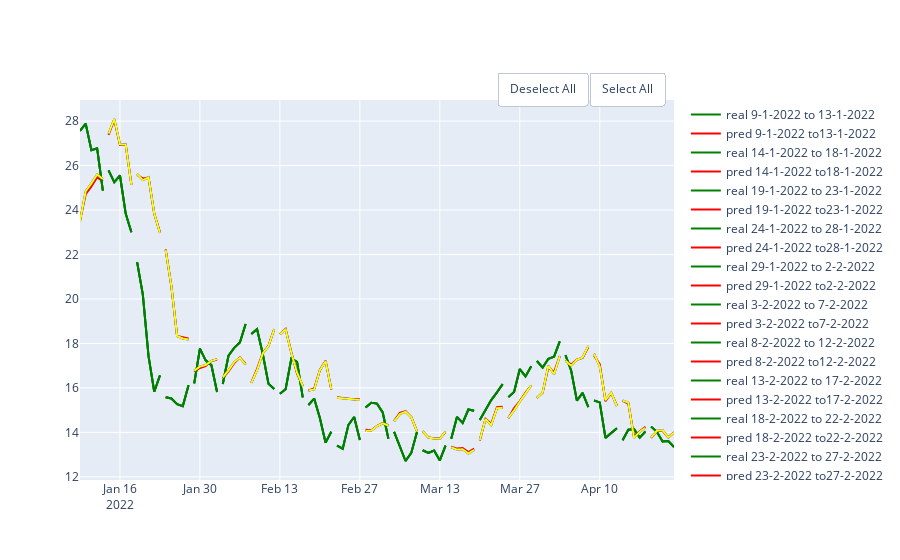

The code cell stored with this chart in its notebook:
### Code cell
rf_5 = RandomForestRegressor(random_state=10,criterion='mae', max_depth=5)
rf_20 = RandomForestRegressor(random_state=10,criterion='mae', max_depth=20)
rf_50 = RandomForestRegressor(random_state=10,criterion='mae', max_depth=50)
df = pd.DataFrame(columns = ['MAE', 'MSE','RMSE', 'R2'], index = ['5','20', '50'])
show_results(df, df_link,'close',100,5,rf_5, rf_20,rf_50)

### Figure 1 — Plotly figure (JSON) as saved in the notebook; plotly's stock layout.template omitted (floating-point values rounded to 4 significant figures)
{"data": [{"line": {"color": "green"}, "mode": "lines", "name": "real 9-1-2022 to 13-1-2022", "type": "scatter", "x": ["2022-01-09T00:00:00", "2022-01-10T00:00:00", "2022-01-11T00:00:00", "2022-01-12T00:00:00", "2022-01-13T00:00:00"], "y": [27.57, 27.88, 26.69, 26.78, 24.87]}, {"line": {"color": "red"}, "mode": "lines", "name": "pred 9-1-2022 to13-1-2022", "type": "scatter", "x": ["2022-01-09T00:00:00", "2022-01-10T00:00:00", "2022-01-11T00:00:00", "2022-01-12T00:00:00", "2022-01-13T00:00:00"], "y": [23.53, 24.71, 25.06, 25.48, 25.29]}, {"line": {"color": "green"}, "mode": "lines", "name": "real 14-1-2022 to 18-1-2022", "type": "scatter", "x": ["2022-01-14T00:00:00", "2022-01-15T00:00:00", "2022-01-16T00:00:00", "2022-01-17T00:00:00", "2022-01-18T00:00:00"], "y": [25.78, 25.25, 25.55, 23.84, 23.0]}, {"line": {"color": "red"}, "mode": "lines", "name": "pred 14-1-2022 to18-1-2022", "type": "scatter", "x": ["2022-01-14T00:00:00", "2022-01-15T00:00:00", "2022-01-16T00:00:00", "2022-01-17T00:00:00", "2022-01-18T00:00:00"], "y": [27.38, 28.05, 26.93, 26.95, 25.16]}, {"line": {"color": "green"}, "mode": "lines", "name": "real 19-1-2022 to 23-1-2022", "type": "scatter", "x": ["2022-01-19T00:00:00", "2022-01-20T00:00:00", "2022-01-21T00:00:00", "2022-01-22T00:00:00", "2022-01-23T00:00:00"], "y": [21.65, 20.2, 17.43, 15.83, 16.57]}, {"line": {"color": "red"}, "mode": "lines", "name": "pred 19-1-2022 to23-1-2022", "type": "scatter", "x": ["2022-01-19T00:00:00", "2022-01-20T00:00:00", "2022-01-21T00:00:00", "2022-01-22T00:00:00", "2022-01-23T00:00:00"], "y": [25.58, 25.42, 25.47, 23.83, 23.01]}, {"line": {"color": "green"}, "mode": "lines", "name": "real 24-1-2022 to 28-1-2022", "type": "scatter", "x": ["2022-01-24T00:00:00", "2022-01-25T00:00:00", "2022-01-26T00:00:00", "2022-01-27T00:00:00", "2022-01-28T00:00:00"], "y": [15.58, 15.53, 15.27, 15.18, 16.12]}, {"line": {"color": "red"}, "mode": "lines", "name": "pred 24-1-2022 to28-1-2022", "type": "scatter", "x": ["2022-01-24T00:00:00", "2022-01-25T00:00:00", "2022-01-26T00:00:00", "2022-01-27T00:00:00", "2022-01-28T00:00:00"], "y": [22.23, 20.55, 18.34, 18.26, 18.22]}, {"line": {"color": "green"}, "mode": "lines", "name": "real 29-1-2022 to 2-2-2022", "type": "scatter", "x": ["2022-01-29T00:00:00", "2022-01-30T00:00:00", "2022-01-31T00:00:00", "2022-02-01T00:00:00", "2022-02-02T00:00:00"], "y": [16.21, 17.77, 17.24, 17.02, 15.82]}, {"line": {"color": "red"}, "mode": "lines", "name": "pred 29-1-2022 to2-2-2022", "type": "scatter", "x": ["2022-01-29T00:00:00", "2022-01-30T00:00:00", "2022-01-31T00:00:00", "2022-02-01T00:00:00", "2022-02-02T00:00:00"], "y": [16.73, 16.9, 16.98, 17.21, 17.28]}, {"line": {"color": "green"}, "mode": "lines", "name": "real 3-2-2022 to 7-2-2022", "type": "scatter", "x": ["2022-02-03T00:00:00", "2022-02-04T00:00:00", "2022-02-05T00:00:00", "2022-02-06T00:00:00", "2022-02-07T00:00:00"], "y": [16.18, 17.45, 17.8, 18.04, 18.88]}, {"line": {"color": "red"}, "mode": "lines", "name": "pred 3-2-2022 to7-2-2022", "type": "scatter", "x": ["2022-02-03T00:00:00", "2022-02-04T00:00:00", "2022-02-05T00:00:00", "2022-02-06T00:00:00", "2022-02-07T00:00:00"], "y": [16.44, 16.74, 17.11, 17.37, 17.08]}, {"line": {"color": "green"}, "mode": "lines", "name": "real 8-2-2022 to 12-2-2022", "type": "scatter", "x": ["2022-02-08T00:00:00", "2022-02-09T00:00:00", "2022-02-10T00:00:00", "2022-02-11T00:00:00", "2022-02-12T00:00:00"], "y": [18.43, 18.64, 17.53, 16.18, 15.95]}, {"line": {"color": "red"}, "mode": "lines", "name": "pred 8-2-2022 to12-2-2022", "type": "scatter", "x": ["2022-02-08T00:00:00", "2022-02-09T00:00:00", "2022-02-10T00:00:00", "2022-02-11T00:00:00", "2022-02-12T00:00:00"], "y": [16.24, 16.86, 17.57, 17.89, 18.64]}, {"line": {"color": "green"}, "mode": "lines", "name": "real 13-2-2022 to 17-2-2022", "type": "scatter", "x": ["2022-02-13T00:00:00", "2022-02-14T00:00:00", "2022-02-15T00:00:00", "2022-02-16T00:00:00", "2022-02-17T00:00:00"], "y": [15.74, 15.94, 17.32, 17.17, 15.57]}, {"line": {"color": "red"}, "mode": "lines", "name": "pred 13-2-2022 to17-2-2022", "type": "scatter", "x": ["2022-02-13T00:00:00", "2022-02-14T00:00:00", "2022-02-15T00:00:00", "2022-02-16T00:00:00", "2022-02-17T00:00:00"], "y": [18.42, 18.66, 17.6, 16.64, 16.08]}, {"line": {"color": "green"}, "mode": "lines", "name": "real 18-2-2022 to 22-2-2022", "type": "scatter", "x": ["2022-02-18T00:00:00", "2022-02-19T00:00:00", "2022-02-20T00:00:00", "2022-02-21T00:00:00", "2022-02-22T00:00:00"], "y": [15.23, 15.52, 14.65, 13.54, 14.03]}, {"line": {"color": "red"}, "mode": "lines", "name": "pred 18-2-2022 to22-2-2022", "type": "scatter", "x": ["2022-02-18T00:00:00", "2022-02-19T00:00:00", "2022-02-20T00:00:00", "2022-02-21T00:00:00", "2022-02-22T00:00:00"], "y": [15.88, 15.98, 16.81, 17.23, 15.93]}, {"line": {"color": "green"}, "mode": "lines", "name": "real 23-2-2022 to 27-2-2022", "type": "scatter", "x": ["2022-02-23T00:00:00", "2022-02-24T00:00:00", "2022-02-25T00:00:00", "2022-02-26T00:00:00", "2022-02-27T00:00:00"], "y": [13.41, 13.27, 14.34, 14.69, 13.65]}, {"line": {"color": "red"}, "mode": "lines", "name": "pred 23-2-2022 to27-2-2022", "type": "scatter", "x": ["2022-02-23T00:00:00", "2022-02-24T00:00:00", "2022-02-25T00:00:00", "2022-02-26T00:00:00", "2022-02-27T00:00:00"], "y": [15.58, 15.57, 15.52, 15.49, 15.49]}, {"line": {"color": "green"}, "mode": "lines", "name": "real 28-2-2022 to 4-3-2022", "type": "scatter", "x": ["2022-02-28T00:00:00", "2022-03-01T00:00:00", "2022-03-02T00:00:00", "2022-03-03T00:00:00", "2022-03-04T00:00:00"], "y": [15.12, 15.33, 15.29, 14.9, 13.71]}, {"line": {"color": "red"}, "mode": "lines", "name": "pred 28-2-2022 to4-3-2022", "type": "scatter", "x": ["2022-02-28T00:00:00", "2022-03-01T00:00:00", "2022-03-02T00:00:00", "2022-03-03T00:00:00", "2022-03-04T00:00:00"], "y": [14.12, 14.1, 14.29, 14.42, 14.32]}, {"line": {"color": "green"}, "mode": "lines", "name": "real 5-3-2022 to 9-3-2022", "type": "scatter", "x": ["2022-03-05T00:00:00", "2022-03-06T00:00:00", "2022-03-07T00:00:00", "2022-03-08T00:00:00", "2022-03-09T00:00:00"], "y": [14.02, 13.34, 12.71, 13.08, 14.02]}, {"line": {"color": "red"}, "mode": "lines", "name": "pred 5-3-2022 to9-3-2022", "type": "scatter", "x": ["2022-03-05T00:00:00", "2022-03-06T00:00:00", "2022-03-07T00:00:00", "2022-03-08T00:00:00", "2022-03-09T00:00:00"], "y": [14.52, 14.88, 14.96, 14.69, 14.06]}, {"line": {"color": "green"}, "mode": "lines", "name": "real 10-3-2022 to 14-3-2022", "type": "scatter", "x": ["2022-03-10T00:00:00", "2022-03-11T00:00:00", "2022-03-12T00:00:00", "2022-03-13T00:00:00", "2022-03-14T00:00:00"], "y": [13.2, 13.08, 13.19, 12.74, 13.4]}, {"line": {"color": "red"}, "mode": "lines", "name": "pred 10-3-2022 to14-3-2022", "type": "scatter", "x": ["2022-03-10T00:00:00", "2022-03-11T00:00:00", "2022-03-12T00:00:00", "2022-03-13T00:00:00", "2022-03-14T00:00:00"], "y": [14.04, 13.77, 13.74, 13.72, 14.02]}, {"line": {"color": "green"}, "mode": "lines", "name": "real 15-3-2022 to 19-3-2022", "type": "scatter", "x": ["2022-03-15T00:00:00", "2022-03-16T00:00:00", "2022-03-17T00:00:00", "2022-03-18T00:00:00", "2022-03-19T00:00:00"], "y": [13.71, 14.7, 14.42, 15.03, 14.98]}, {"line": {"color": "red"}, "mode": "lines", "name": "pred 15-3-2022 to19-3-2022", "type": "scatter", "x": ["2022-03-15T00:00:00", "2022-03-16T00:00:00", "2022-03-17T00:00:00", "2022-03-18T00:00:00", "2022-03-19T00:00:00"], "y": [13.36, 13.27, 13.3, 13.11, 13.27]}, {"line": {"color": "green"}, "mode": "lines", "name": "real 20-3-2022 to 24-3-2022", "type": "scatter", "x": ["2022-03-20T00:00:00", "2022-03-21T00:00:00", "2022-03-22T00:00:00", "2022-03-23T00:00:00", "2022-03-24T00:00:00"], "y": [14.55, 15.01, 15.45, 15.8, 16.17]}, {"line": {"color": "red"}, "mode": "lines", "name": "pred 20-3-2022 to24-3-2022", "type": "scatter", "x": ["2022-03-20T00:00:00", "2022-03-21T00:00:00", "2022-03-22T00:00:00", "2022-03-23T00:00:00", "2022-03-24T00:00:00"], "y": [13.64, 14.61, 14.39, 15.13, 15.15]}, {"line": {"color": "green"}, "mode": "lines", "name": "real 25-3-2022 to 29-3-2022", "type": "scatter", "x": ["2022-03-25T00:00:00", "2022-03-26T00:00:00", "2022-03-27T00:00:00", "2022-03-28T00:00:00", "2022-03-29T00:00:00"], "y": [15.58, 15.82, 16.85, 16.52, 16.97]}, {"line": {"color": "red"}, "mode": "lines", "name": "pred 25-3-2022 to29-3-2022", "type": "scatter", "x": ["2022-03-25T00:00:00", "2022-03-26T00:00:00", "2022-03-27T00:00:00", "2022-03-28T00:00:00", "2022-03-29T00:00:00"], "y": [14.64, 15.1, 15.41, 15.79, 16.11]}, {"line": {"color": "green"}, "mode": "lines", "name": "real 30-3-2022 to 3-4-2022", "type": "scatter", "x": ["2022-03-30T00:00:00", "2022-03-31T00:00:00", "2022-04-01T00:00:00", "2022-04-02T00:00:00", "2022-04-03T00:00:00"], "y": [17.21, 16.91, 17.31, 17.4, 18.09]}, {"line": {"color": "red"}, "mode": "lines", "name": "pred 30-3-2022 to3-4-2022", "type": "scatter", "x": ["2022-03-30T00:00:00", "2022-03-31T00:00:00", "2022-04-01T00:00:00", "2022-04-02T00:00:00", "2022-04-03T00:00:00"], "y": [15.56, 15.78, 16.93, 16.71, 17.44]}, {"line": {"color": "green"}, "mode": "lines", "name": "real 4-4-2022 to 8-4-2022", "type": "scatter", "x": ["2022-04-04T00:00:00", "2022-04-05T00:00:00", "2022-04-06T00:00:00", "2022-04-07T00:00:00", "2022-04-08T00:00:00"], "y": [17.47, 16.77, 15.43, 15.78, 15.14]}, {"line": {"color": "red"}, "mode": "lines", "name": "pred 4-4-2022 to8-4-2022", "type": "scatter", "x": ["2022-04-04T00:00:00", "2022-04-05T00:00:00", "2022-04-06T00:00:00", "2022-04-07T00:00:00", "2022-04-08T00:00:00"], "y": [17.23, 17.05, 17.27, 17.35, 17.84]}, {"line": {"color": "green"}, "mode": "lines", "name": "real 9-4-2022 to 13-4-2022", "type": "scatter", "x": ["2022-04-09T00:00:00", "2022-04-10T00:00:00", "2022-04-11T00:00:00", "2022-04-12T00:00:00", "2022-04-13T00:00:00"], "y": [15.43, 15.35, 13.75, 13.97, 14.18]}, {"line": {"color": "red"}, "mode": "lines", "name": "pred 9-4-2022 to13-4-2022", "type": "scatter", "x": ["2022-04-09T00:00:00", "2022-04-10T00:00:00", "2022-04-11T00:00:00", "2022-04-12T00:00:00", "2022-04-13T00:00:00"], "y": [17.45, 17.07, 15.4, 15.77, 15.21]}, {"line": {"color": "green"}, "mode": "lines", "name": "real 14-4-2022 to 18-4-2022", "type": "scatter", "x": ["2022-04-14T00:00:00", "2022-04-15T00:00:00", "2022-04-16T00:00:00", "2022-04-17T00:00:00", "2022-04-18T00:00:00"], "y": [13.65, 14.12, 14.15, 13.76, 14.04]}, {"line": {"color": "red"}, "mode": "lines", "name": "pred 14-4-2022 to18-4-2022", "type": "scatter", "x": ["2022-04-14T00:00:00", "2022-04-15T00:00:00", "2022-04-16T00:00:00", "2022-04-17T00:00:00", "2022-04-18T00:00:00"], "y": [15.42, 15.3, 13.83, 14.06, 14.25]}, {"line": {"color": "green"}, "mode": "lines", "name": "real 19-4-2022 to 23-4-2022", "type": "scatter", "x": ["2022-04-19T00:00:00", "2022-04-20T00:00:00", "2022-04-21T00:00:00", "2022-04-22T00:00:00", "2022-04-23T00:00:00"], "y": [14.26, 14.02, 13.59, 13.61, 13.34]}, {"line": {"color": "red"}, "mode": "lines", "name": "pred 19-4-2022 to23-4-2022", "type": "scatter", "x": ["2022-04-19T00:00:00", "2022-04-20T00:00:00", "2022-04-21T00:00:00", "2022-04-22T00:00:00", "2022-04-23T00:00:00"], "y": [13.75, 14.05, 14.07, 13.78, 14.0]}, {"line": {"color": "green"}, "mode": "lines", "name": "real 9-1-2022 to 13-1-2022", "type": "scatter", "x": ["2022-01-09T00:00:00", "2022-01-10T00:00:00", "2022-01-11T00:00:00", "2022-01-12T00:00:00", "2022-01-13T00:00:00"], "y": [27.57, 27.88, 26.69, 26.78, 24.87]}, {"line": {"color": "blue"}, "mode": "lines", "name": "pred 9-1-2022 to13-1-2022", "type": "scatter", "x": ["2022-01-09T00:00:00", "2022-01-10T00:00:00", "2022-01-11T00:00:00", "2022-01-12T00:00:00", "2022-01-13T00:00:00"], "y": [23.5, 24.85, 25.2, 25.6, 25.39]}, {"line": {"color": "green"}, "mode": "lines", "name": "real 14-1-2022 to 18-1-2022", "type": "scatter", "x": ["2022-01-14T00:00:00", "2022-01-15T00:00:00", "2022-01-16T00:00:00", "2022-01-17T00:00:00", "2022-01-18T00:00:00"], "y": [25.78, 25.25, 25.55, 23.84, 23.0]}, {"line": {"color": "blue"}, "mode": "lines", "name": "pred 14-1-2022 to18-1-2022", "type": "scatter", "x": ["2022-01-14T00:00:00", "2022-01-15T00:00:00", "2022-01-16T00:00:00", "2022-01-17T00:00:00", "2022-01-18T00:00:00"], "y": [27.44, 28.09, 26.96, 26.94, 25.13]}, {"line": {"color": "green"}, "mode": "lines", "name": "real 19-1-2022 to 23-1-2022", "type": "scatter", "x": ["2022-01-19T00:00:00", "2022-01-20T00:00:00", "2022-01-21T00:00:00", "2022-01-22T00:00:00", "2022-01-23T00:00:00"], "y": [21.65, 20.2, 17.43, 15.83, 16.57]}, {"line": {"color": "blue"}, "mode": "lines", "name": "pred 19-1-2022 to23-1-2022", "type": "scatter", "x": ["2022-01-19T00:00:00", "2022-01-20T00:00:00", "2022-01-21T00:00:00", "2022-01-22T00:00:00", "2022-01-23T00:00:00"], "y": [25.62, 25.35, 25.47, 23.85, 22.97]}, {"line": {"color": "green"}, "mode": "lines", "name": "real 24-1-2022 to 28-1-2022", "type": "scatter", "x": ["2022-01-24T00:00:00", "2022-01-25T00:00:00", "2022-01-26T00:00:00", "2022-01-27T00:00:00", "2022-01-28T00:00:00"], "y": [15.58, 15.53, 15.27, 15.18, 16.12]}, {"line": {"color": "blue"}, "mode": "lines", "name": "pred 24-1-2022 to28-1-2022", "type": "scatter", "x": ["2022-01-24T00:00:00", "2022-01-25T00:00:00", "2022-01-26T00:00:00", "2022-01-27T00:00:00", "2022-01-28T00:00:00"], "y": [22.2, 20.58, 18.34, 18.22, 18.18]}, {"line": {"color": "green"}, "mode": "lines", "name": "real 29-1-2022 to 2-2-2022", "type": "scatter", "x": ["2022-01-29T00:00:00", "2022-01-30T00:00:00", "2022-01-31T00:00:00", "2022-02-01T00:00:00", "2022-02-02T00:00:00"], "y": [16.21, 17.77, 17.24, 17.02, 15.82]}, {"line": {"color": "blue"}, "mode": "lines", "name": "pred 29-1-2022 to2-2-2022", "type": "scatter", "x": ["2022-01-29T00:00:00", "2022-01-30T00:00:00", "2022-01-31T00:00:00", "2022-02-01T00:00:00", "2022-02-02T00:00:00"], "y": [16.78, 16.96, 17.03, 17.22, 17.29]}, {"line": {"color": "green"}, "mode": "lines", "name": "real 3-2-2022 to 7-2-2022", "type": "scatter", "x": ["2022-02-03T00:00:00", "2022-02-04T00:00:00", "2022-02-05T00:00:00", "2022-02-06T00:00:00", "2022-02-07T00:00:00"], "y": [16.18, 17.45, 17.8, 18.04, 18.88]}, {"line": {"color": "blue"}, "mode": "lines", "name": "pred 3-2-2022 to7-2-2022", "type": "scatter", "x": ["2022-02-03T00:00:00", "2022-02-04T00:00:00", "2022-02-05T00:00:00", "2022-02-06T00:00:00", "2022-02-07T00:00:00"], "y": [16.47, 16.79, 17.16, 17.37, 17.04]}, {"line": {"color": "green"}, "mode": "lines", "name": "real 8-2-2022 to 12-2-2022", "type": "scatter", "x": ["2022-02-08T00:00:00", "2022-02-09T00:00:00", "2022-02-10T00:00:00", "2022-02-11T00:00:00", "2022-02-12T00:00:00"], "y": [18.43, 18.64, 17.53, 16.18, 15.95]}, {"line": {"color": "blue"}, "mode": "lines", "name": "pred 8-2-2022 to12-2-2022", "type": "scatter", "x": ["2022-02-08T00:00:00", "2022-02-09T00:00:00", "2022-02-10T00:00:00", "2022-02-11T00:00:00", "2022-02-12T00:00:00"], "y": [16.23, 16.79, 17.55, 17.89, 18.65]}, {"line": {"color": "green"}, "mode": "lines", "name": "real 13-2-2022 to 17-2-2022", "type": "scatter", "x": ["2022-02-13T00:00:00", "2022-02-14T00:00:00", "2022-02-15T00:00:00", "2022-02-16T00:00:00", "2022-02-17T00:00:00"], "y": [15.74, 15.94, 17.32, 17.17, 15.57]}, {"line": {"color": "blue"}, "mode": "lines", "name": "pred 13-2-2022 to17-2-2022", "type": "scatter", "x": ["2022-02-13T00:00:00", "2022-02-14T00:00:00", "2022-02-15T00:00:00", "2022-02-16T00:00:00", "2022-02-17T00:00:00"], "y": [18.42, 18.63, 17.57, 16.69, 16.09]}, {"line": {"color": "green"}, "mode": "lines", "name": "real 18-2-2022 to 22-2-2022", "type": "scatter", "x": ["2022-02-18T00:00:00", "2022-02-19T00:00:00", "2022-02-20T00:00:00", "2022-02-21T00:00:00", "2022-02-22T00:00:00"], "y": [15.23, 15.52, 14.65, 13.54, 14.03]}, {"line": {"color": "blue"}, "mode": "lines", "name": "pred 18-2-2022 to22-2-2022", "type": "scatter", "x": ["2022-02-18T00:00:00", "2022-02-19T00:00:00", "2022-02-20T00:00:00", "2022-02-21T00:00:00", "2022-02-22T00:00:00"], "y": [15.89, 15.93, 16.8, 17.2, 15.94]}, {"line": {"color": "green"}, "mode": "lines", "name": "real 23-2-2022 to 27-2-2022", "type": "scatter", "x": ["2022-02-23T00:00:00", "2022-02-24T00:00:00", "2022-02-25T00:00:00", "2022-02-26T00:00:00", "2022-02-27T00:00:00"], "y": [13.41, 13.27, 14.34, 14.69, 13.65]}, {"line": {"color": "blue"}, "mode": "lines", "name": "pred 23-2-2022 to27-2-2022", "type": "scatter", "x": ["2022-02-23T00:00:00", "2022-02-24T00:00:00", "2022-02-25T00:00:00", "2022-02-26T00:00:00", "2022-02-27T00:00:00"], "y": [15.55, 15.52, 15.48, 15.45, 15.46]}, {"line": {"color": "green"}, "mode": "lines", "name": "real 28-2-2022 to 4-3-2022", "type": "scatter", "x": ["2022-02-28T00:00:00", "2022-03-01T00:00:00", "2022-03-02T00:00:00", "2022-03-03T00:00:00", "2022-03-04T00:00:00"], "y": [15.12, 15.33, 15.29, 14.9, 13.71]}, {"line": {"color": "blue"}, "mode": "lines", "name": "pred 28-2-2022 to4-3-2022", "type": "scatter", "x": ["2022-02-28T00:00:00", "2022-03-01T00:00:00", "2022-03-02T00:00:00", "2022-03-03T00:00:00", "2022-03-04T00:00:00"], "y": [14.07, 14.09, 14.28, 14.41, 14.31]}, {"line": {"color": "green"}, "mode": "lines", "name": "real 5-3-2022 to 9-3-2022", "type": "scatter", "x": ["2022-03-05T00:00:00", "2022-03-06T00:00:00", "2022-03-07T00:00:00", "2022-03-08T00:00:00", "2022-03-09T00:00:00"], "y": [14.02, 13.34, 12.71, 13.08, 14.02]}, {"line": {"color": "blue"}, "mode": "lines", "name": "pred 5-3-2022 to9-3-2022", "type": "scatter", "x": ["2022-03-05T00:00:00", "2022-03-06T00:00:00", "2022-03-07T00:00:00", "2022-03-08T00:00:00", "2022-03-09T00:00:00"], "y": [14.5, 14.83, 14.93, 14.68, 14.04]}, {"line": {"color": "green"}, "mode": "lines", "name": "real 10-3-2022 to 14-3-2022", "type": "scatter", "x": ["2022-03-10T00:00:00", "2022-03-11T00:00:00", "2022-03-12T00:00:00", "2022-03-13T00:00:00", "2022-03-14T00:00:00"], "y": [13.2, 13.08, 13.19, 12.74, 13.4]}, {"line": {"color": "blue"}, "mode": "lines", "name": "pred 10-3-2022 to14-3-2022", "type": "scatter", "x": ["2022-03-10T00:00:00", "2022-03-11T00:00:00", "2022-03-12T00:00:00", "2022-03-13T00:00:00", "2022-03-14T00:00:00"], "y": [14.05, 13.77, 13.73, 13.71, 14.04]}, {"line": {"color": "green"}, "mode": "lines", "name": "real 15-3-2022 to 19-3-2022", "type": "scatter", "x": ["2022-03-15T00:00:00", "2022-03-16T00:00:00", "2022-03-17T00:00:00", "2022-03-18T00:00:00", "2022-03-19T00:00:00"], "y": [13.71, 14.7, 14.42, 15.03, 14.98]}, {"line": {"color": "blue"}, "mode": "lines", "name": "pred 15-3-2022 to19-3-2022", "type": "scatter", "x": ["2022-03-15T00:00:00", "2022-03-16T00:00:00", "2022-03-17T00:00:00", "2022-03-18T00:00:00", "2022-03-19T00:00:00"], "y": [13.33, 13.23, 13.25, 13.05, 13.21]}, {"line": {"color": "green"}, "mode": "lines", "name": "real 20-3-2022 to 24-3-2022", "type": "scatter", "x": ["2022-03-20T00:00:00", "2022-03-21T00:00:00", "2022-03-22T00:00:00", "2022-03-23T00:00:00", "2022-03-24T00:00:00"], "y": [14.55, 15.01, 15.45, 15.8, 16.17]}, {"line": {"color": "blue"}, "mode": "lines", "name": "pred 20-3-2022 to24-3-2022", "type": "scatter", "x": ["2022-03-20T00:00:00", "2022-03-21T00:00:00", "2022-03-22T00:00:00", "2022-03-23T00:00:00", "2022-03-24T00:00:00"], "y": [13.66, 14.6, 14.33, 15.09, 15.11]}, {"line": {"color": "green"}, "mode": "lines", "name": "real 25-3-2022 to 29-3-2022", "type": "scatter", "x": ["2022-03-25T00:00:00", "2022-03-26T00:00:00", "2022-03-27T00:00:00", "2022-03-28T00:00:00", "2022-03-29T00:00:00"], "y": [15.58, 15.82, 16.85, 16.52, 16.97]}, {"line": {"color": "blue"}, "mode": "lines", "name": "pred 25-3-2022 to29-3-2022", "type": "scatter", "x": ["2022-03-25T00:00:00", "2022-03-26T00:00:00", "2022-03-27T00:00:00", "2022-03-28T00:00:00", "2022-03-29T00:00:00"], "y": [14.66, 14.99, 15.38, 15.77, 16.11]}, {"line": {"color": "green"}, "mode": "lines", "name": "real 30-3-2022 to 3-4-2022", "type": "scatter", "x": ["2022-03-30T00:00:00", "2022-03-31T00:00:00", "2022-04-01T00:00:00", "2022-04-02T00:00:00", "2022-04-03T00:00:00"], "y": [17.21, 16.91, 17.31, 17.4, 18.09]}, {"line": {"color": "blue"}, "mode": "lines", "name": "pred 30-3-2022 to3-4-2022", "type": "scatter", "x": ["2022-03-30T00:00:00", "2022-03-31T00:00:00", "2022-04-01T00:00:00", "2022-04-02T00:00:00", "2022-04-03T00:00:00"], "y": [15.55, 15.79, 16.99, 16.61, 17.43]}, {"line": {"color": "green"}, "mode": "lines", "name": "real 4-4-2022 to 8-4-2022", "type": "scatter", "x": ["2022-04-04T00:00:00", "2022-04-05T00:00:00", "2022-04-06T00:00:00", "2022-04-07T00:00:00", "2022-04-08T00:00:00"], "y": [17.47, 16.77, 15.43, 15.78, 15.14]}, {"line": {"color": "blue"}, "mode": "lines", "name": "pred 4-4-2022 to8-4-2022", "type": "scatter", "x": ["2022-04-04T00:00:00", "2022-04-05T00:00:00", "2022-04-06T00:00:00", "2022-04-07T00:00:00", "2022-04-08T00:00:00"], "y": [17.22, 17.0, 17.27, 17.37, 17.89]}, {"line": {"color": "green"}, "mode": "lines", "name": "real 9-4-2022 to 13-4-2022", "type": "scatter", "x": ["2022-04-09T00:00:00", "2022-04-10T00:00:00", "2022-04-11T00:00:00", "2022-04-12T00:00:00", "2022-04-13T00:00:00"], "y": [15.43, 15.35, 13.75, 13.97, 14.18]}, {"line": {"color": "blue"}, "mode": "lines", "name": "pred 9-4-2022 to13-4-2022", "type": "scatter", "x": ["2022-04-09T00:00:00", "2022-04-10T00:00:00", "2022-04-11T00:00:00", "2022-04-12T00:00:00", "2022-04-13T00:00:00"], "y": [17.54, 16.96, 15.44, 15.78, 15.19]}, {"line": {"color": "green"}, "mode": "lines", "name": "real 14-4-2022 to 18-4-2022", "type": "scatter", "x": ["2022-04-14T00:00:00", "2022-04-15T00:00:00", "2022-04-16T00:00:00", "2022-04-17T00:00:00", "2022-04-18T00:00:00"], "y": [13.65, 14.12, 14.15, 13.76, 14.04]}, {"line": {"color": "blue"}, "mode": "lines", "name": "pred 14-4-2022 to18-4-2022", "type": "scatter", "x": ["2022-04-14T00:00:00", "2022-04-15T00:00:00", "2022-04-16T00:00:00", "2022-04-17T00:00:00", "2022-04-18T00:00:00"], "y": [15.43, 15.34, 13.76, 14.03, 14.21]}, {"line": {"color": "green"}, "mode": "lines", "name": "real 19-4-2022 to 23-4-2022", "type": "scatter", "x": ["2022-04-19T00:00:00", "2022-04-20T00:00:00", "2022-04-21T00:00:00", "2022-04-22T00:00:00", "2022-04-23T00:00:00"], "y": [14.26, 14.02, 13.59, 13.61, 13.34]}, {"line": {"color": "blue"}, "mode": "lines", "name": "pred 19-4-2022 to23-4-2022", "type": "scatter", "x": ["2022-04-19T00:00:00", "2022-04-20T00:00:00", "2022-04-21T00:00:00", "2022-04-22T00:00:00", "2022-04-23T00:00:00"], "y": [13.76, 14.07, 14.09, 13.77, 14.0]}, {"line": {"color": "green"}, "mode": "lines", "name": "real 9-1-2022 to 13-1-2022", "type": "scatter", "x": ["2022-01-09T00:00:00", "2022-01-10T00:00:00", "2022-01-11T00:00:00", "2022-01-12T00:00:00", "2022-01-13T00:00:00"], "y": [27.57, 27.88, 26.69, 26.78, 24.87]}, {"line": {"color": "yellow"}, "mode": "lines", "name": "pred 9-1-2022 to13-1-2022", "type": "scatter", "x": ["2022-01-09T00:00:00", "2022-01-10T00:00:00", "2022-01-11T00:00:00", "2022-01-12T00:00:00", "2022-01-13T00:00:00"], "y": [23.5, 24.85, 25.2, 25.6, 25.39]}, {"line": {"color": "green"}, "mode": "lines", "name": "real 14-1-2022 to 18-1-2022", "type": "scatter", "x": ["2022-01-14T00:00:00", "2022-01-15T00:00:00", "2022-01-16T00:00:00", "2022-01-17T00:00:00", "2022-01-18T00:00:00"], "y": [25.78, 25.25, 25.55, 23.84, 23.0]}, {"line": {"color": "yellow"}, "mode": "lines", "name": "pred 14-1-2022 to18-1-2022", "type": "scatter", "x": ["2022-01-14T00:00:00", "2022-01-15T00:00:00", "2022-01-16T00:00:00", "2022-01-17T00:00:00", "2022-01-18T00:00:00"], "y": [27.44, 28.09, 26.96, 26.94, 25.13]}, {"line": {"color": "green"}, "mode": "lines", "name": "real 19-1-2022 to 23-1-2022", "type": "scatter", "x": ["2022-01-19T00:00:00", "2022-01-20T00:00:00", "2022-01-21T00:00:00", "2022-01-22T00:00:00", "2022-01-23T00:00:00"], "y": [21.65, 20.2, 17.43, 15.83, 16.57]}, {"line": {"color": "yellow"}, "mode": "lines", "name": "pred 19-1-2022 to23-1-2022", "type": "scatter", "x": ["2022-01-19T00:00:00", "2022-01-20T00:00:00", "2022-01-21T00:00:00", "2022-01-22T00:00:00", "2022-01-23T00:00:00"], "y": [25.62, 25.35, 25.47, 23.85, 22.97]}, {"line": {"color": "green"}, "mode": "lines", "name": "real 24-1-2022 to 28-1-2022", "type": "scatter", "x": ["2022-01-24T00:00:00", "2022-01-25T00:00:00", "2022-01-26T00:00:00", "2022-01-27T00:00:00", "2022-01-28T00:00:00"], "y": [15.58, 15.53, 15.27, 15.18, 16.12]}, {"line": {"color": "yellow"}, "mode": "lines", "name": "pred 24-1-2022 to28-1-2022", "type": "scatter", "x": ["2022-01-24T00:00:00", "2022-01-25T00:00:00", "2022-01-26T00:00:00", "2022-01-27T00:00:00", "2022-01-28T00:00:00"], "y": [22.2, 20.58, 18.34, 18.22, 18.18]}, {"line": {"color": "green"}, "mode": "lines", "name": "real 29-1-2022 to 2-2-2022", "type": "scatter", "x": ["2022-01-29T00:00:00", "2022-01-30T00:00:00", "2022-01-31T00:00:00", "2022-02-01T00:00:00", "2022-02-02T00:00:00"], "y": [16.21, 17.77, 17.24, 17.02, 15.82]}, {"line": {"color": "yellow"}, "mode": "lines", "name": "pred 29-1-2022 to2-2-2022", "type": "scatter", "x": ["2022-01-29T00:00:00", "2022-01-30T00:00:00", "2022-01-31T00:00:00", "2022-02-01T00:00:00", "2022-02-02T00:00:00"], "y": [16.78, 16.96, 17.03, 17.22, 17.29]}, {"line": {"color": "green"}, "mode": "lines", "name": "real 3-2-2022 to 7-2-2022", "type": "scatter", "x": ["2022-02-03T00:00:00", "2022-02-04T00:00:00", "2022-02-05T00:00:00", "2022-02-06T00:00:00", "2022-02-07T00:00:00"], "y": [16.18, 17.45, 17.8, 18.04, 18.88]}, {"line": {"color": "yellow"}, "mode": "lines", "name": "pred 3-2-2022 to7-2-2022", "type": "scatter", "x": ["2022-02-03T00:00:00", "2022-02-04T00:00:00", "2022-02-05T00:00:00", "2022-02-06T00:00:00", "2022-02-07T00:00:00"], "y": [16.47, 16.79, 17.16, 17.37, 17.04]}, {"line": {"color": "green"}, "mode": "lines", "name": "real 8-2-2022 to 12-2-2022", "type": "scatter", "x": ["2022-02-08T00:00:00", "2022-02-09T00:00:00", "2022-02-10T00:00:00", "2022-02-11T00:00:00", "2022-02-12T00:00:00"], "y": [18.43, 18.64, 17.53, 16.18, 15.95]}, {"line": {"color": "yellow"}, "mode": "lines", "name": "pred 8-2-2022 to12-2-2022", "type": "scatter", "x": ["2022-02-08T00:00:00", "2022-02-09T00:00:00", "2022-02-10T00:00:00", "2022-02-11T00:00:00", "2022-02-12T00:00:00"], "y": [16.23, 16.79, 17.55, 17.89, 18.65]}, {"line": {"color": "green"}, "mode": "lines", "name": "real 13-2-2022 to 17-2-2022", "type": "scatter", "x": ["2022-02-13T00:00:00", "2022-02-14T00:00:00", "2022-02-15T00:00:00", "2022-02-16T00:00:00", "2022-02-17T00:00:00"], "y": [15.74, 15.94, 17.32, 17.17, 15.57]}, {"line": {"color": "yellow"}, "mode": "lines", "name": "pred 13-2-2022 to17-2-2022", "type": "scatter", "x": ["2022-02-13T00:00:00", "2022-02-14T00:00:00", "2022-02-15T00:00:00", "2022-02-16T00:00:00", "2022-02-17T00:00:00"], "y": [18.42, 18.63, 17.57, 16.69, 16.09]}, {"line": {"color": "green"}, "mode": "lines", "name": "real 18-2-2022 to 22-2-2022", "type": "scatter", "x": ["2022-02-18T00:00:00", "2022-02-19T00:00:00", "2022-02-20T00:00:00", "2022-02-21T00:00:00", "2022-02-22T00:00:00"], "y": [15.23, 15.52, 14.65, 13.54, 14.03]}, {"line": {"color": "yellow"}, "mode": "lines", "name": "pred 18-2-2022 to22-2-2022", "type": "scatter", "x": ["2022-02-18T00:00:00", "2022-02-19T00:00:00", "2022-02-20T00:00:00", "2022-02-21T00:00:00", "2022-02-22T00:00:00"], "y": [15.89, 15.93, 16.8, 17.2, 15.94]}, {"line": {"color": "green"}, "mode": "lines", "name": "real 23-2-2022 to 27-2-2022", "type": "scatter", "x": ["2022-02-23T00:00:00", "2022-02-24T00:00:00", "2022-02-25T00:00:00", "2022-02-26T00:00:00", "2022-02-27T00:00:00"], "y": [13.41, 13.27, 14.34, 14.69, 13.65]}, {"line": {"color": "yellow"}, "mode": "lines", "name": "pred 23-2-2022 to27-2-2022", "type": "scatter", "x": ["2022-02-23T00:00:00", "2022-02-24T00:00:00", "2022-02-25T00:00:00", "2022-02-26T00:00:00", "2022-02-27T00:00:00"], "y": [15.55, 15.52, 15.48, 15.45, 15.46]}, {"line": {"color": "green"}, "mode": "lines", "name": "real 28-2-2022 to 4-3-2022", "type": "scatter", "x": ["2022-02-28T00:00:00", "2022-03-01T00:00:00", "2022-03-02T00:00:00", "2022-03-03T00:00:00", "2022-03-04T00:00:00"], "y": [15.12, 15.33, 15.29, 14.9, 13.71]}, {"line": {"color": "yellow"}, "mode": "lines", "name": "pred 28-2-2022 to4-3-2022", "type": "scatter", "x": ["2022-02-28T00:00:00", "2022-03-01T00:00:00", "2022-03-02T00:00:00", "2022-03-03T00:00:00", "2022-03-04T00:00:00"], "y": [14.07, 14.09, 14.28, 14.41, 14.31]}, {"line": {"color": "green"}, "mode": "lines", "name": "real 5-3-2022 to 9-3-2022", "type": "scatter", "x": ["2022-03-05T00:00:00", "2022-03-06T00:00:00", "2022-03-07T00:00:00", "2022-03-08T00:00:00", "2022-03-09T00:00:00"], "y": [14.02, 13.34, 12.71, 13.08, 14.02]}, {"line": {"color": "yellow"}, "mode": "lines", "name": "pred 5-3-2022 to9-3-2022", "type": "scatter", "x": ["2022-03-05T00:00:00", "2022-03-06T00:00:00", "2022-03-07T00:00:00", "2022-03-08T00:00:00", "2022-03-09T00:00:00"], "y": [14.5, 14.83, 14.93, 14.68, 14.04]}, {"line": {"color": "green"}, "mode": "lines", "name": "real 10-3-2022 to 14-3-2022", "type": "scatter", "x": ["2022-03-10T00:00:00", "2022-03-11T00:00:00", "2022-03-12T00:00:00", "2022-03-13T00:00:00", "2022-03-14T00:00:00"], "y": [13.2, 13.08, 13.19, 12.74, 13.4]}, {"line": {"color": "yellow"}, "mode": "lines", "name": "pred 10-3-2022 to14-3-2022", "type": "scatter", "x": ["2022-03-10T00:00:00", "2022-03-11T00:00:00", "2022-03-12T00:00:00", "2022-03-13T00:00:00", "2022-03-14T00:00:00"], "y": [14.05, 13.77, 13.73, 13.71, 14.04]}, {"line": {"color": "green"}, "mode": "lines", "name": "real 15-3-2022 to 19-3-2022", "type": "scatter", "x": ["2022-03-15T00:00:00", "2022-03-16T00:00:00", "2022-03-17T00:00:00", "2022-03-18T00:00:00", "2022-03-19T00:00:00"], "y": [13.71, 14.7, 14.42, 15.03, 14.98]}, {"line": {"color": "yellow"}, "mode": "lines", "name": "pred 15-3-2022 to19-3-2022", "type": "scatter", "x": ["2022-03-15T00:00:00", "2022-03-16T00:00:00", "2022-03-17T00:00:00", "2022-03-18T00:00:00", "2022-03-19T00:00:00"], "y": [13.33, 13.23, 13.25, 13.05, 13.21]}, {"line": {"color": "green"}, "mode": "lines", "name": "real 20-3-2022 to 24-3-2022", "type": "scatter", "x": ["2022-03-20T00:00:00", "2022-03-21T00:00:00", "2022-03-22T00:00:00", "2022-03-23T00:00:00", "2022-03-24T00:00:00"], "y": [14.55, 15.01, 15.45, 15.8, 16.17]}, {"line": {"color": "yellow"}, "mode": "lines", "name": "pred 20-3-2022 to24-3-2022", "type": "scatter", "x": ["2022-03-20T00:00:00", "2022-03-21T00:00:00", "2022-03-22T00:00:00", "2022-03-23T00:00:00", "2022-03-24T00:00:00"], "y": [13.66, 14.6, 14.33, 15.09, 15.11]}, {"line": {"color": "green"}, "mode": "lines", "name": "real 25-3-2022 to 29-3-2022", "type": "scatter", "x": ["2022-03-25T00:00:00", "2022-03-26T00:00:00", "2022-03-27T00:00:00", "2022-03-28T00:00:00", "2022-03-29T00:00:00"], "y": [15.58, 15.82, 16.85, 16.52, 16.97]}, {"line": {"color": "yellow"}, "mode": "lines", "name": "pred 25-3-2022 to29-3-2022", "type": "scatter", "x": ["2022-03-25T00:00:00", "2022-03-26T00:00:00", "2022-03-27T00:00:00", "2022-03-28T00:00:00", "2022-03-29T00:00:00"], "y": [14.66, 14.99, 15.38, 15.77, 16.11]}, {"line": {"color": "green"}, "mode": "lines", "name": "real 30-3-2022 to 3-4-2022", "type": "scatter", "x": ["2022-03-30T00:00:00", "2022-03-31T00:00:00", "2022-04-01T00:00:00", "2022-04-02T00:00:00", "2022-04-03T00:00:00"], "y": [17.21, 16.91, 17.31, 17.4, 18.09]}, {"line": {"color": "yellow"}, "mode": "lines", "name": "pred 30-3-2022 to3-4-2022", "type": "scatter", "x": ["2022-03-30T00:00:00", "2022-03-31T00:00:00", "2022-04-01T00:00:00", "2022-04-02T00:00:00", "2022-04-03T00:00:00"], "y": [15.55, 15.79, 16.99, 16.61, 17.43]}, {"line": {"color": "green"}, "mode": "lines", "name": "real 4-4-2022 to 8-4-2022", "type": "scatter", "x": ["2022-04-04T00:00:00", "2022-04-05T00:00:00", "2022-04-06T00:00:00", "2022-04-07T00:00:00", "2022-04-08T00:00:00"], "y": [17.47, 16.77, 15.43, 15.78, 15.14]}, {"line": {"color": "yellow"}, "mode": "lines", "name": "pred 4-4-2022 to8-4-2022", "type": "scatter", "x": ["2022-04-04T00:00:00", "2022-04-05T00:00:00", "2022-04-06T00:00:00", "2022-04-07T00:00:00", "2022-04-08T00:00:00"], "y": [17.22, 17.0, 17.27, 17.37, 17.89]}, {"line": {"color": "green"}, "mode": "lines", "name": "real 9-4-2022 to 13-4-2022", "type": "scatter", "x": ["2022-04-09T00:00:00", "2022-04-10T00:00:00", "2022-04-11T00:00:00", "2022-04-12T00:00:00", "2022-04-13T00:00:00"], "y": [15.43, 15.35, 13.75, 13.97, 14.18]}, {"line": {"color": "yellow"}, "mode": "lines", "name": "pred 9-4-2022 to13-4-2022", "type": "scatter", "x": ["2022-04-09T00:00:00", "2022-04-10T00:00:00", "2022-04-11T00:00:00", "2022-04-12T00:00:00", "2022-04-13T00:00:00"], "y": [17.54, 16.96, 15.44, 15.78, 15.19]}, {"line": {"color": "green"}, "mode": "lines", "name": "real 14-4-2022 to 18-4-2022", "type": "scatter", "x": ["2022-04-14T00:00:00", "2022-04-15T00:00:00", "2022-04-16T00:00:00", "2022-04-17T00:00:00", "2022-04-18T00:00:00"], "y": [13.65, 14.12, 14.15, 13.76, 14.04]}, {"line": {"color": "yellow"}, "mode": "lines", "name": "pred 14-4-2022 to18-4-2022", "type": "scatter", "x": ["2022-04-14T00:00:00", "2022-04-15T00:00:00", "2022-04-16T00:00:00", "2022-04-17T00:00:00", "2022-04-18T00:00:00"], "y": [15.43, 15.34, 13.76, 14.03, 14.21]}, {"line": {"color": "green"}, "mode": "lines", "name": "real 19-4-2022 to 23-4-2022", "type": "scatter", "x": ["2022-04-19T00:00:00", "2022-04-20T00:00:00", "2022-04-21T00:00:00", "2022-04-22T00:00:00", "2022-04-23T00:00:00"], "y": [14.26, 14.02, 13.59, 13.61, 13.34]}, {"line": {"color": "yellow"}, "mode": "lines", "name": "pred 19-4-2022 to23-4-2022", "type": "scatter", "x": ["2022-04-19T00:00:00", "2022-04-20T00:00:00", "2022-04-21T00:00:00", "2022-04-22T00:00:00", "2022-04-23T00:00:00"], "y": [13.76, 14.07, 14.09, 13.77, 14.0]}], "layout": {"updatemenus": [{"buttons": [{"args": ["visible", "legendonly"], "label": "Deselect All", "method": "restyle"}, {"args": ["visible", true], "label": "Select All", "method": "restyle"}], "direction": "left", "pad": {"r": 10, "t": 10}, "showactive": false, "type": "buttons", "x": 1, "xanchor": "right", "y": 1.1, "yanchor": "top"}]}}
